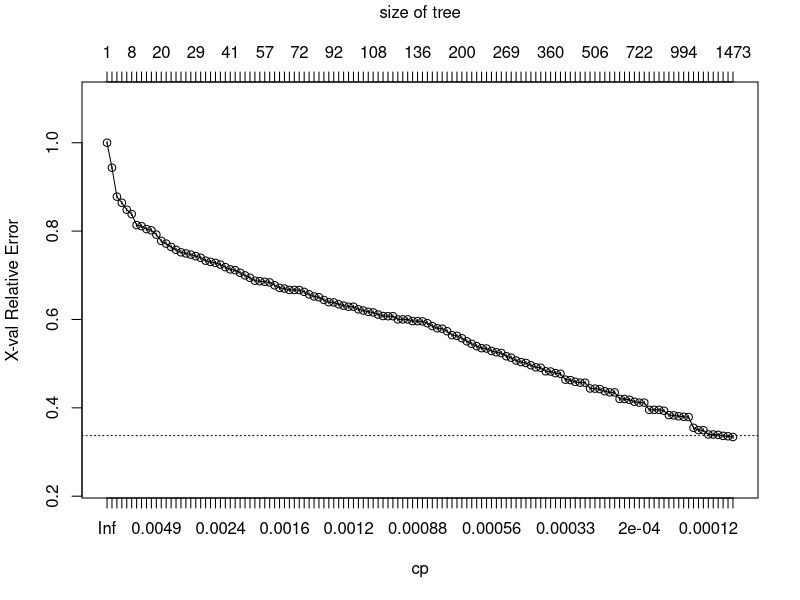
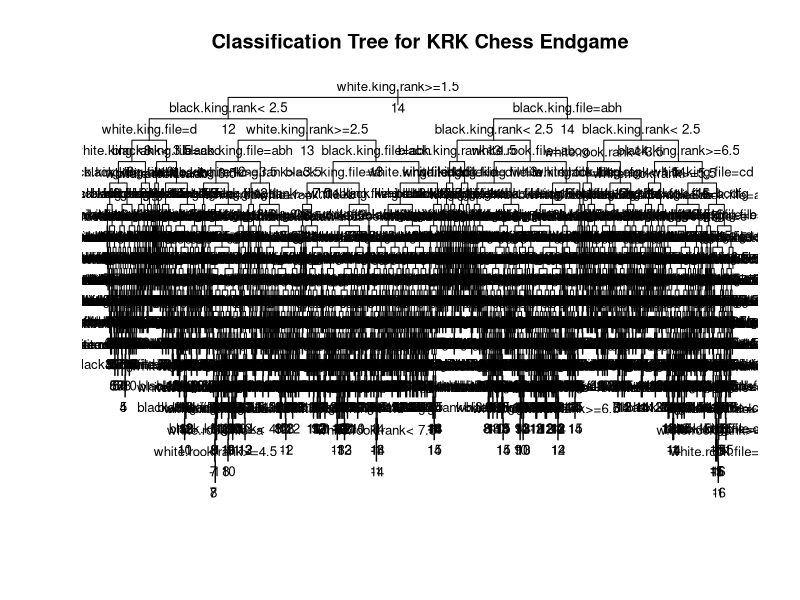
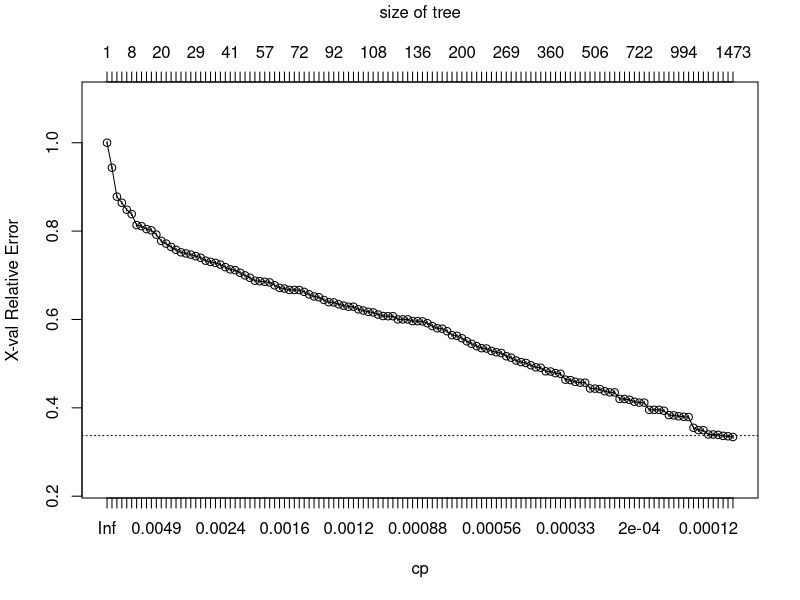
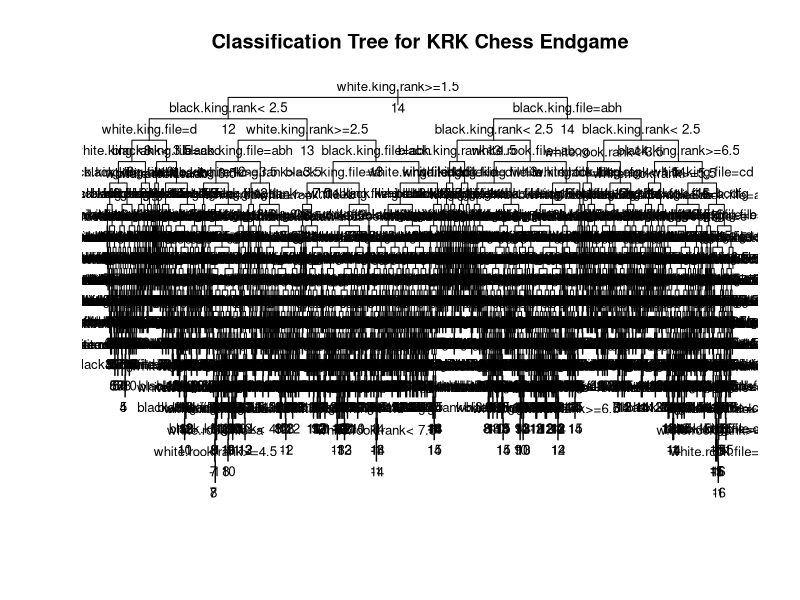

Reproduce these figures in R, in order.
require('rpart')

# read csv file
krk <- read.csv('krk.csv', header = TRUE, sep = ',')

# cleanup data
krk$moves.to.win <- as.numeric(ordered(krk$moves.to.win,
                                       levels = c('draw', 'zero', 'one', 'two',
                                                  'three', 'four', 'five',
                                                  'six', 'seven', 'eight',
                                                  'nine', 'ten', 'eleven',
                                                  'twelve', 'thirteen', 'fourteen',
                                                  'fifteen', 'sixteen'))) - 2

krk$wins <- factor(as.numeric(krk$moves.to.win >= 0), labels = c('no', 'yes'))
krk$differences.kings.file = abs(as.numeric(krk$white.king.file) - as.numeric(krk$black.king.file))
krk$differences.kings.rank = abs(krk$white.king.rank - krk$black.king.rank)
krk$differences.kings = krk$differences.kings.file + krk$differences.kings.rank
krk$differences.rook.file = abs(as.numeric(krk$white.rook.file) - as.numeric(krk$black.king.file))
krk$differences.rook.rank = abs(krk$white.rook.rank - krk$black.king.rank)
krk$differences.rook = krk$differences.rook.file + krk$differences.rook.rank

# grow a tree
fit <- rpart(moves.to.win ~ white.king.file + white.king.rank + white.rook.file + white.rook.rank + black.king.file + black.king.rank,
             data = krk,
             method = 'class',
             control = rpart.control(xval = 10, minsplit = 1, cp = 0.0001))

# print information about the tree
printcp(fit)
summary(fit, c = 0.01)
plotcp(fit)

# plot the tree
plot(fit, uniform = TRUE, main = 'Classification Tree for KRK Chess Endgame')
text(fit, use.n = FALSE, all = TRUE, cex = .8)
post(fit, use.n = FALSE, file = 'krk-tree.ps', title = 'Classification Tree for KRK Chess Endgame')

# prune the tree
pfit<- prune(fit, cp = fit$cptable[which.min(fit$cptable[,'xerror']), 'CP'])

# print information about the pruned tree
printcp(pfit)
summary(pfit, c = 0.01)
plotcp(pfit)

# plot the pruned tree
plot(fit, uniform = TRUE, main = 'Classification Tree for KRK Chess Endgame')
text(fit, use.n = FALSE, all = TRUE, cex = .8)
post(fit, use.n = FALSE, file = 'krk-pruned-tree.ps', title = 'Classification Tree for KRK Chess Endgame')
